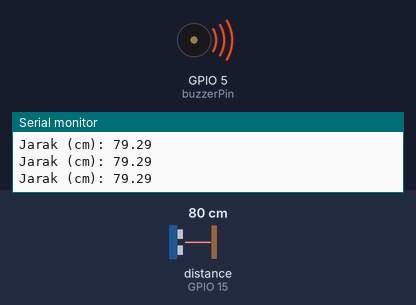
The sketch below on a simulated ESP32. Shown: buzzer (waves = sounding, pin HIGH), the last lines printed to the serial monitor. Wiring (inferred from the names in the program): ultrasonic range finder: trigger GPIO 2; echo GPIO 15. The test bench sets the inputs (shaded band); at power-on: distance to the obstacle (sensor on GPIO 15) 80 cm. The echo pulse lasts 58.3 µs per cm; WiFi joins after 1.5 s; servers stay silent unless stated; pins used as bus, display or sensor lines are not drawn.

Above: at 3.0 s.
3.1 s: distance to the obstacle (sensor on GPIO 15) set to 43 cm
4.6 s: distance to the obstacle (sensor on GPIO 15) set to 37 cm
At 4.77 s:
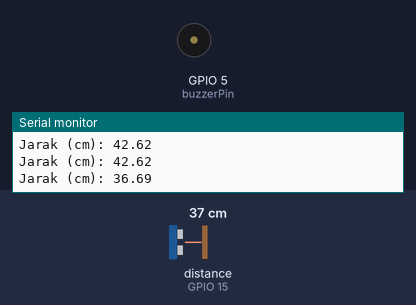
7.6 s: distance to the obstacle (sensor on GPIO 15) set to 12 cm
10.6 s: distance to the obstacle (sensor on GPIO 15) set to 9 cm
At 11.8 s:
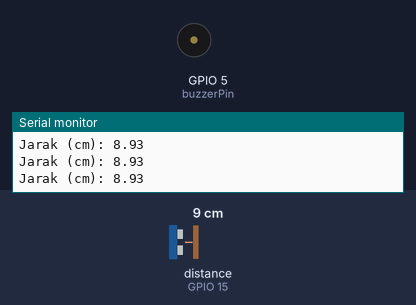
12.1 s: distance to the obstacle (sensor on GPIO 15) set to 18 cm
At 12.9 s:
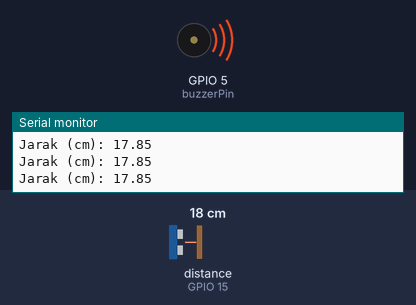
Timing chart, 0 to 16.1 s (numbered marks = the images above; inputs shaded):
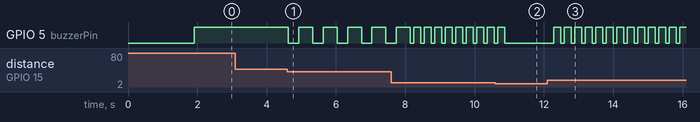

Measured:
- the behaviour switches between 41 and 40 cm on distance to the obstacle (sensor on GPIO 15) (found by bisection; images 0 and 1)
- the behaviour switches between 11 and 10 cm on distance to the obstacle (sensor on GPIO 15) (found by bisection; images 1 and 2)
- after the input at 4.6 s, GPIO 5 (buzzerPin): alternates HIGH for 0.40 s and LOW for 0.30 s, starting at once
- after the input at 10.6 s, GPIO 5 (buzzerPin): goes on until 10.9 s, then stays LOW
- after the input at 12.1 s, GPIO 5 (buzzerPin): alternates HIGH for 0.20 s and LOW for 0.10 s, starting after 0.19 s

The sketch:

project_sbi.ino
```cpp
#define BLYNK_PRINT Serial
#define BLYNK_TEMPLATE_ID "TMPL6L40hkjSC"
#define BLYNK_TEMPLATE_NAME "PROJECTIOT"
#define BLYNK_AUTH_TOKEN "EuhjUN_PSNRNlctmMxYq2TTPxnFSt56V"

#include <WiFi.h>
#include <WiFiClient.h>
#include <BlynkSimpleEsp32.h>


char ssid[] = "OPPO A17";
char pass[] = "m4pc7yxi";

const int trigPin = 2;
const int echoPin = 15;
const int buzzerPin = 5;
#define SOUND_SPEED 0.034
#define CM_TO_INCH 0.393701

BLYNK_WRITE(V1){
int pinValue=param.asInt();
digitalWrite(buzzerPin,pinValue);
}


BlynkTimer timer;

void sendSensor()
{
long duration;
float distanceCm;
 digitalWrite(trigPin, LOW);
  delayMicroseconds(2);
  // Sets the trigPin on HIGH state for 10 micro seconds
  digitalWrite(trigPin, HIGH);
  delayMicroseconds(10);
  digitalWrite(trigPin, LOW);

   // Reads the echoPin, returns the sound wave travel time in microseconds
  duration = pulseIn(echoPin, HIGH);

  // Calculate the distance
  distanceCm = duration * SOUND_SPEED/2;

  // Prints the distance in the Serial Monitor
  Serial.print("Jarak (cm): ");
  Serial.println(distanceCm);

if (distanceCm < 10 && distanceCm > 0) {
    // Buzzer on continuously
    digitalWrite(buzzerPin, LOW);
    Blynk.virtualWrite(V2, 255);
  } else if (distanceCm < 20 && distanceCm > 10) {
    // Buzzer beeps twice repeatedly with fast delay
      digitalWrite(buzzerPin, LOW);
      delay(100);
      digitalWrite(buzzerPin, HIGH);
      delay(100);
      Blynk.virtualWrite(V2, 0);
    }
   else if (distanceCm < 40 && distanceCm > 20) {
    // Buzzer beeps once repeatedly with fast delay
    digitalWrite(buzzerPin, LOW);
    delay(300);
    digitalWrite(buzzerPin, HIGH);
    delay(300); // Adjust the delay as necessary
    Blynk.virtualWrite(V2, 0);
  } else if (distanceCm > 40) {
    // Buzzer off
    digitalWrite(buzzerPin, HIGH);
  }

  Blynk.virtualWrite(V0, distanceCm);
 }


void setup()
{
  //SetUp Serial
  Serial.begin(115200);
  pinMode(trigPin, OUTPUT); // Sets the trigPin as an Output
  pinMode(echoPin, INPUT); // Sets the echoPin as an Input
  pinMode(buzzerPin, OUTPUT);

  //SetUp Blynk
  Blynk.begin(BLYNK_AUTH_TOKEN, ssid, pass);

  //SetUp PIN
  pinMode(buzzerPin,OUTPUT);

 //SetUp Waktu Kirim
 timer.setInterval(100L, sendSensor);
}


void loop()
{
  Blynk.run();
  timer.run();
  delay(100);
}
```
